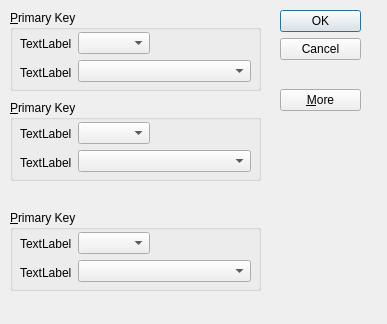
<?xml version="1.0" encoding="UTF-8"?>
<ui version="4.0">
 <class>Dialog02</class>
 <widget class="QDialog" name="Dialog02">
  <property name="geometry">
   <rect>
    <x>0</x>
    <y>0</y>
    <width>387</width>
    <height>324</height>
   </rect>
  </property>
  <property name="windowTitle">
   <string>Dialog</string>
  </property>
  <widget class="QGroupBox" name="groupBox">
   <property name="geometry">
    <rect>
     <x>10</x>
     <y>10</y>
     <width>251</width>
     <height>81</height>
    </rect>
   </property>
   <property name="minimumSize">
    <size>
     <width>100</width>
     <height>60</height>
    </size>
   </property>
   <property name="title">
    <string>&amp;Primary Key</string>
   </property>
   <widget class="QWidget" name="layoutWidget">
    <property name="geometry">
     <rect>
      <x>10</x>
      <y>22</y>
      <width>231</width>
      <height>52</height>
     </rect>
    </property>
    <layout class="QHBoxLayout" name="horizontalLayout_2">
     <item>
      <layout class="QVBoxLayout" name="verticalLayout_2">
       <item>
        <widget class="QLabel" name="label">
         <property name="text">
          <string>TextLabel</string>
         </property>
         <property name="buddy">
          <cstring>comboBox</cstring>
         </property>
        </widget>
       </item>
       <item>
        <widget class="QLabel" name="label_2">
         <property name="text">
          <string>TextLabel</string>
         </property>
         <property name="buddy">
          <cstring>comboBox_2</cstring>
         </property>
        </widget>
       </item>
      </layout>
     </item>
     <item>
      <layout class="QVBoxLayout" name="verticalLayout_5">
       <item>
        <layout class="QHBoxLayout" name="horizontalLayout">
         <item>
          <widget class="QComboBox" name="comboBox"/>
         </item>
         <item>
          <spacer name="horizontalSpacer">
           <property name="orientation">
            <enum>Qt::Horizontal</enum>
           </property>
           <property name="sizeHint" stdset="0">
            <size>
             <width>40</width>
             <height>20</height>
            </size>
           </property>
          </spacer>
         </item>
        </layout>
       </item>
       <item>
        <widget class="QComboBox" name="comboBox_2"/>
       </item>
      </layout>
     </item>
    </layout>
   </widget>
  </widget>
  <widget class="QGroupBox" name="groupBox_2">
   <property name="geometry">
    <rect>
     <x>10</x>
     <y>100</y>
     <width>251</width>
     <height>81</height>
    </rect>
   </property>
   <property name="minimumSize">
    <size>
     <width>100</width>
     <height>60</height>
    </size>
   </property>
   <property name="title">
    <string>&amp;Primary Key</string>
   </property>
   <widget class="QWidget" name="layoutWidget">
    <property name="geometry">
     <rect>
      <x>10</x>
      <y>22</y>
      <width>231</width>
      <height>52</height>
     </rect>
    </property>
    <layout class="QHBoxLayout" name="horizontalLayout_3">
     <item>
      <layout class="QVBoxLayout" name="verticalLayout_3">
       <item>
        <widget class="QLabel" name="label_3">
         <property name="text">
          <string>TextLabel</string>
         </property>
         <property name="buddy">
          <cstring>comboBox</cstring>
         </property>
        </widget>
       </item>
       <item>
        <widget class="QLabel" name="label_4">
         <property name="text">
          <string>TextLabel</string>
         </property>
         <property name="buddy">
          <cstring>comboBox_2</cstring>
         </property>
        </widget>
       </item>
      </layout>
     </item>
     <item>
      <layout class="QVBoxLayout" name="verticalLayout_6">
       <item>
        <layout class="QHBoxLayout" name="horizontalLayout_4">
         <item>
          <widget class="QComboBox" name="comboBox_3"/>
         </item>
         <item>
          <spacer name="horizontalSpacer_2">
           <property name="orientation">
            <enum>Qt::Horizontal</enum>
           </property>
           <property name="sizeHint" stdset="0">
            <size>
             <width>40</width>
             <height>20</height>
            </size>
           </property>
          </spacer>
         </item>
        </layout>
       </item>
       <item>
        <widget class="QComboBox" name="comboBox_4"/>
       </item>
      </layout>
     </item>
    </layout>
   </widget>
  </widget>
  <widget class="QGroupBox" name="groupBox_3">
   <property name="geometry">
    <rect>
     <x>10</x>
     <y>210</y>
     <width>251</width>
     <height>81</height>
    </rect>
   </property>
   <property name="minimumSize">
    <size>
     <width>100</width>
     <height>60</height>
    </size>
   </property>
   <property name="title">
    <string>&amp;Primary Key</string>
   </property>
   <widget class="QWidget" name="layoutWidget_2">
    <property name="geometry">
     <rect>
      <x>10</x>
      <y>22</y>
      <width>231</width>
      <height>52</height>
     </rect>
    </property>
    <layout class="QHBoxLayout" name="horizontalLayout_5">
     <item>
      <layout class="QVBoxLayout" name="verticalLayout_4">
       <item>
        <widget class="QLabel" name="label_5">
         <property name="text">
          <string>TextLabel</string>
         </property>
         <property name="buddy">
          <cstring>comboBox</cstring>
         </property>
        </widget>
       </item>
       <item>
        <widget class="QLabel" name="label_6">
         <property name="text">
          <string>TextLabel</string>
         </property>
         <property name="buddy">
          <cstring>comboBox_2</cstring>
         </property>
        </widget>
       </item>
      </layout>
     </item>
     <item>
      <layout class="QVBoxLayout" name="verticalLayout_7">
       <item>
        <layout class="QHBoxLayout" name="horizontalLayout_6">
         <item>
          <widget class="QComboBox" name="comboBox_5"/>
         </item>
         <item>
          <spacer name="horizontalSpacer_3">
           <property name="orientation">
            <enum>Qt::Horizontal</enum>
           </property>
           <property name="sizeHint" stdset="0">
            <size>
             <width>40</width>
             <height>20</height>
            </size>
           </property>
          </spacer>
         </item>
        </layout>
       </item>
       <item>
        <widget class="QComboBox" name="comboBox_6"/>
       </item>
      </layout>
     </item>
    </layout>
   </widget>
  </widget>
  <widget class="QWidget" name="layoutWidget">
   <property name="geometry">
    <rect>
     <x>280</x>
     <y>10</y>
     <width>81</width>
     <height>101</height>
    </rect>
   </property>
   <layout class="QVBoxLayout" name="verticalLayout">
    <item>
     <widget class="QPushButton" name="pushButton">
      <property name="text">
       <string>OK</string>
      </property>
     </widget>
    </item>
    <item>
     <widget class="QPushButton" name="pushButton_2">
      <property name="text">
       <string>Cancel</string>
      </property>
     </widget>
    </item>
    <item>
     <spacer name="verticalSpacer">
      <property name="orientation">
       <enum>Qt::Vertical</enum>
      </property>
      <property name="sizeHint" stdset="0">
       <size>
        <width>20</width>
        <height>40</height>
       </size>
      </property>
     </spacer>
    </item>
    <item>
     <widget class="QPushButton" name="pushButton_3">
      <property name="text">
       <string>&amp;More</string>
      </property>
     </widget>
    </item>
   </layout>
  </widget>
 </widget>
 <resources/>
 <connections/>
</ui>
